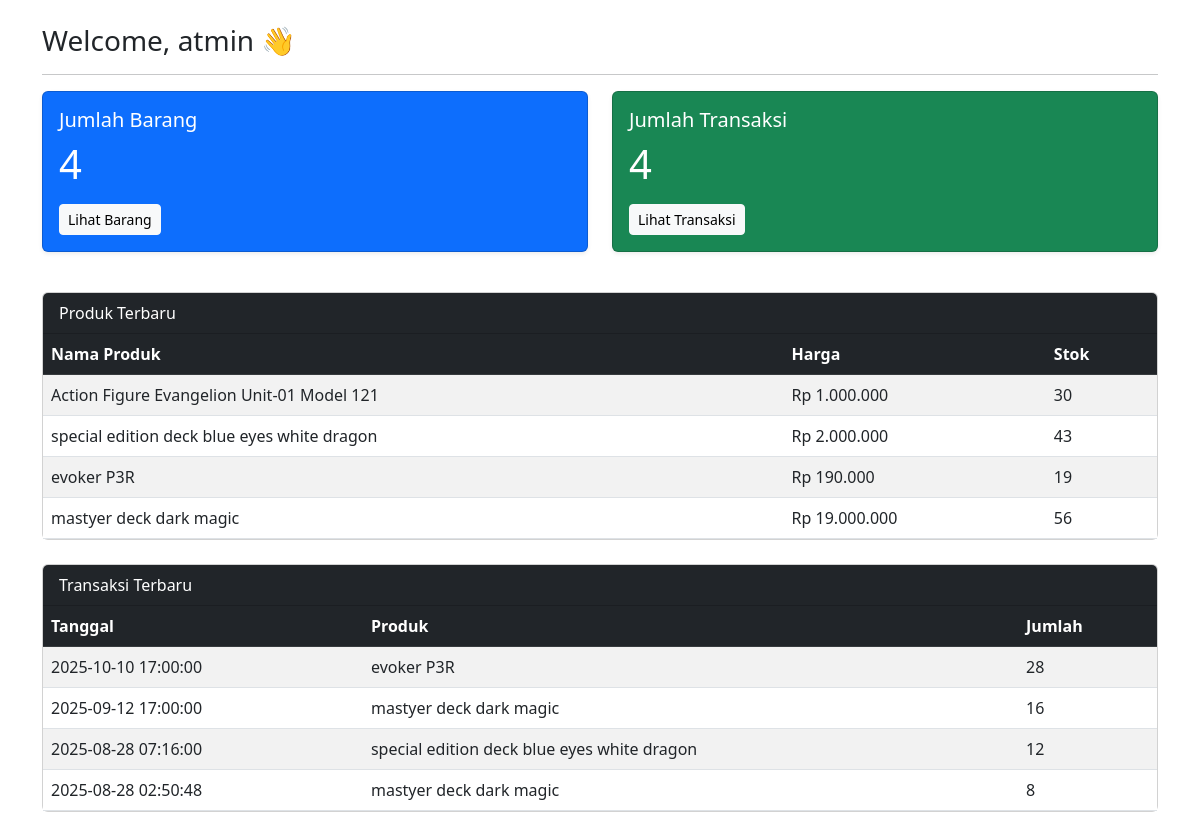
Page /databarang.php (signed in) on the committed database.
### tables this page shows
CREATE TABLE `produk` (
  `ProdukID` int(11) NOT NULL,
  `NamaProduk` varchar(100) NOT NULL,
  `Harga` decimal(10,2) NOT NULL,
  `Stok` int(11) NOT NULL,
  `Foto` varchar(225) DEFAULT 'avatar.jpeg'
);

CREATE TABLE `transaksi` (
  `TransaksiID` int(11) NOT NULL,
  `ProdukID` int(11) NOT NULL,
  `Jumlah` int(11) NOT NULL,
  `Tanggal` timestamp NOT NULL DEFAULT current_timestamp()
);

### databarang.php (the view, shortened to what this page needs)
<?php
include "confing.php";
$totalBarang = mysqli_fetch_assoc(mysqli_query($koneksi, "SELECT COUNT(*) as jml FROM produk"))['jml'];
$totalTransaksi = mysqli_fetch_assoc(mysqli_query($koneksi, "SELECT COUNT(*) as jml FROM transaksi"))['jml'];
$produk = mysqli_query($koneksi, "SELECT * FROM produk ORDER BY ProdukID DESC LIMIT 5");
$transaksi = mysqli_query($koneksi, "SELECT t.TransaksiID, t.Tanggal, p.NamaProduk, t.Jumlah
                                    FROM transaksi t
                                    JOIN produk p ON t.ProdukID = p.ProdukID
                                    ORDER BY t.TransaksiID DESC LIMIT 5");
?>
<!DOCTYPE html>
<html lang="id">
<head>
  <link href="https://cdn.jsdelivr.net/npm/bootstrap@5.3.0/dist/css/bootstrap.min.css" rel="stylesheet">
</head>
<body>
  <div class="container py-4">
    <h3>Welcome, <?= $_SESSION['username']; ?> 👋</h3>
    <hr>
    <div class="row mb-4">
      <div class="col-md-6">
        <div class="card text-bg-primary shadow-sm mb-3">
          <div class="card-body">
            <h5 class="card-title">Jumlah Barang</h5>
            <p class="display-6"><?= $totalBarang ?></p>
            <a href="barang.php" class="btn btn-light btn-sm">Lihat Barang</a>
          </div>
        </div>
      </div>
      <div class="col-md-6">
        <div class="card text-bg-success shadow-sm mb-3">
          <div class="card-body">
            <h5 class="card-title">Jumlah Transaksi</h5>
            <p class="display-6"><?= $totalTransaksi ?></p>
            <a href="transaksi.php" class="btn btn-light btn-sm">Lihat Transaksi</a>
          </div>
        </div>
      </div>
    </div>
    <div class="card mb-4">
      <div class="card-header bg-dark text-white">Produk Terbaru</div>
      <div class="card-body p-0">
        <table class="table table-striped mb-0">
          <thead class="table-dark">
            <tr>
              <th>Nama Produk</th>
              <th>Harga</th>
              <th>Stok</th>
            </tr>
          </thead>
          <tbody>
            <?php while ($row = mysqli_fetch_assoc($produk)): ?>
              <tr>
                <td><?= $row['NamaProduk'] ?></td>
                <td>Rp <?= number_format($row['Harga'], 0, ',', '.') ?></td>
                <td><?= $row['Stok'] ?></td>
              </tr>
            <?php endwhile; ?>
          </tbody>
        </table>
      </div>
    </div>
    <div class="card mb-4">
      <div class="card-header bg-dark text-white">Transaksi Terbaru</div>
      <div class="card-body p-0">
        <table class="table table-striped mb-0">
          <thead class="table-dark">
            <tr>
              <th>Tanggal</th>
              <th>Produk</th>
              <th>Jumlah</th>
            </tr>
          </thead>
          <tbody>
            <?php while ($t = mysqli_fetch_assoc($transaksi)): ?>
              <tr>
                <td><?= $t['Tanggal'] ?></td>
                <td><?= $t['NamaProduk'] ?></td>
                <td><?= $t['Jumlah'] ?></td>
              </tr>
            <?php endwhile; ?>
          </tbody>
        </table>
      </div>
    </div>
  </div>
</body>
</html>

### rows in the picture
produk: NamaProduk "Action Figure Evangelion Unit-01 Model 121", Harga "1.000.000", Stok "30"
produk: NamaProduk "special edition deck blue eyes white dragon", Harga "2.000.000", Stok "43"
produk: NamaProduk "evoker P3R", Harga "190.000", Stok "19"
produk: NamaProduk "mastyer deck dark magic", Harga "19.000.000", Stok "56"
transaksi: Tanggal "2025-10-10 17:00:00", ProdukID.NamaProduk "evoker P3R", Jumlah "28"
transaksi: Tanggal "2025-09-12 17:00:00", ProdukID.NamaProduk "mastyer deck dark magic", Jumlah "16"
transaksi: Tanggal "2025-08-28 07:16:00", ProdukID.NamaProduk "special edition deck blue eyes white dragon", Jumlah "12"
transaksi: Tanggal "2025-08-28 02:50:48", ProdukID.NamaProduk "mastyer deck dark magic", Jumlah "8"

### other values in the picture
$_SESSION['username'] "atmin"
$totalBarang "4"
$totalTransaksi "4"
